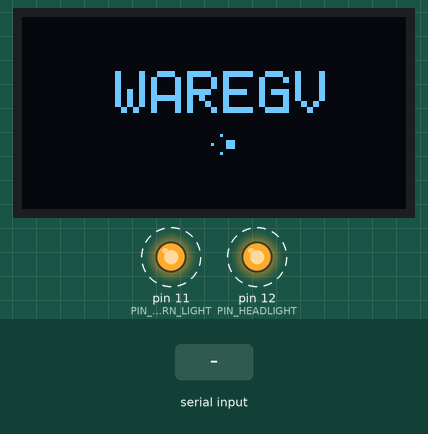
This sketch was run on a simulated Arduino Uno, built with avr-gcc and run on an emulated ATmega328P. Parts: 128×64 one-colour display, output pins drawn as LEDs (lit = HIGH). Wiring (inferred from the names in the program): SSD1306 OLED at I2C address 0x3C. Dashed ring = blinking. Inputs (shaded band) come from the test bench. What the sketch prints to the serial monitor is not drawn.

Above: at 0.18 s.
At 0.89 s:
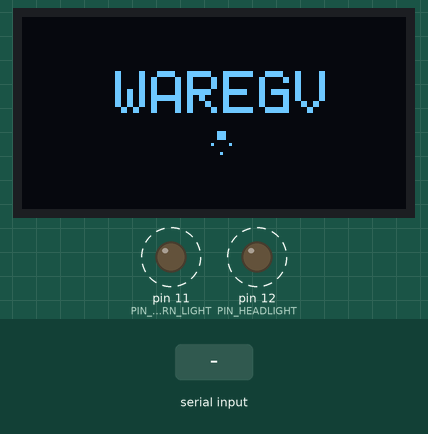
1.3 s: "OFF\n" received over Serial
At 1.63 s:
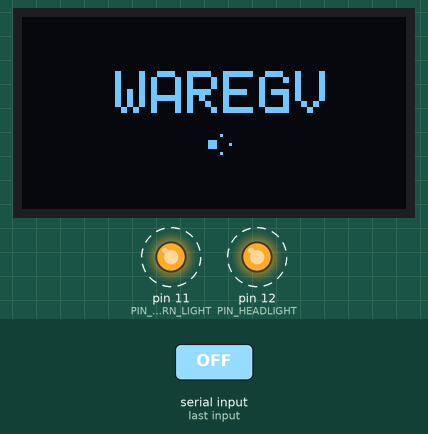
Timing chart, 0 to 9.0 s (numbered marks = the images above; inputs shaded):
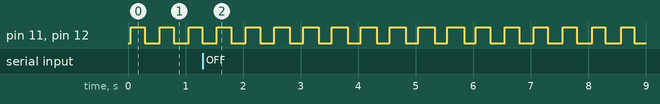

Measured:
- by itself, pin 11 (PIN_WARN_LIGHT), pin 12 (PIN_HEADLIGHT): alternates HIGH for 0.26 s and LOW for 0.24 s

The sketch:

waregv_qt.ino
```cpp
#include <Wire.h>
#include <avr/pgmspace.h>
#include <string.h>

#define OLED_ADDR       0x3C
#define OLED_WIDTH      128
#define OLED_HEIGHT     64
#define OLED_PAGES      8
#define OLED_OFFSET     2

// 5x7 Font (unchanged)
const uint8_t PROGMEM FONT[][5] = {
  {0x00,0x00,0x00,0x00,0x00},{0x00,0x00,0x5F,0x00,0x00},{0x00,0x07,0x00,0x07,0x00},{0x14,0x7F,0x14,0x7F,0x14},
  {0x24,0x2A,0x7F,0x2A,0x12},{0x23,0x13,0x08,0x64,0x62},{0x36,0x49,0x55,0x22,0x50},{0x00,0x05,0x03,0x00,0x00},
  {0x00,0x1C,0x22,0x41,0x00},{0x00,0x41,0x22,0x1C,0x00},{0x14,0x08,0x3E,0x08,0x14},{0x08,0x08,0x3E,0x08,0x08},
  {0x00,0x50,0x30,0x00,0x00},{0x08,0x08,0x08,0x08,0x08},{0x00,0x60,0x60,0x00,0x00},{0x20,0x10,0x08,0x04,0x02},
  {0x3E,0x51,0x49,0x45,0x3E},{0x00,0x42,0x7F,0x40,0x00},{0x42,0x61,0x51,0x49,0x46},{0x21,0x41,0x45,0x4B,0x31},
  {0x18,0x14,0x12,0x7F,0x10},{0x27,0x45,0x45,0x45,0x39},{0x3C,0x4A,0x49,0x49,0x30},{0x01,0x71,0x09,0x05,0x03},
  {0x36,0x49,0x49,0x49,0x36},{0x06,0x49,0x49,0x29,0x1E},{0x00,0x36,0x36,0x00,0x00},{0x00,0x56,0x36,0x00,0x00},
  {0x08,0x14,0x22,0x41,0x00},{0x14,0x14,0x14,0x14,0x14},{0x00,0x41,0x22,0x14,0x08},{0x02,0x01,0x51,0x09,0x06},
  {0x32,0x49,0x79,0x41,0x3E},{0x7E,0x11,0x11,0x11,0x7E},{0x7F,0x49,0x49,0x49,0x36},{0x3E,0x41,0x41,0x41,0x22},
  {0x7F,0x41,0x41,0x22,0x1C},{0x7F,0x49,0x49,0x49,0x41},{0x7F,0x09,0x09,0x09,0x01},{0x3E,0x41,0x49,0x49,0x7A},
  {0x7F,0x08,0x08,0x08,0x7F},{0x00,0x41,0x7F,0x41,0x00},{0x20,0x40,0x41,0x3F,0x01},{0x7F,0x08,0x14,0x22,0x41},
  {0x7F,0x40,0x40,0x40,0x40},{0x7F,0x02,0x0C,0x02,0x7F},{0x7F,0x04,0x08,0x10,0x7F},{0x3E,0x41,0x41,0x41,0x3E},
  {0x7F,0x09,0x09,0x09,0x06},{0x3E,0x41,0x51,0x21,0x5E},{0x7F,0x09,0x19,0x29,0x46},{0x46,0x49,0x49,0x49,0x31},
  {0x01,0x01,0x7F,0x01,0x01},{0x3F,0x40,0x40,0x40,0x3F},{0x1F,0x20,0x40,0x20,0x1F},{0x3F,0x40,0x38,0x40,0x3F},
  {0x63,0x14,0x08,0x14,0x63},{0x07,0x08,0x70,0x08,0x07},{0x61,0x51,0x49,0x45,0x43},{0x00,0x7F,0x41,0x41,0x00},
  {0x02,0x04,0x08,0x10,0x20},{0x00,0x41,0x41,0x7F,0x00},{0x04,0x02,0x01,0x02,0x04},{0x40,0x40,0x40,0x40,0x40}
};

enum ActionType { ACTION_NONE, ACTION_LOADER, ACTION_SPINNER };

#define PIN_WARN_LIGHT  11
#define PIN_HEADLIGHT   12

enum LedMode : uint8_t {
  LED_OFF, LED_ON, LED_BLINK_2HZ, LED_BLINK_5HZ, LED_PULSE_3, LED_PULSE_5
};

#define PULSE_ON_MS     100
#define PULSE_OFF_MS    100
#define PULSE_PAUSE_MS  1000

struct Led {
  uint8_t pin;
  LedMode mode;
  unsigned long modeStart;

  void begin(uint8_t p) {
    pin = p;
    pinMode(pin, OUTPUT);
    setMode(LED_OFF);
  }

  void setMode(LedMode m) {
    mode = m;
    modeStart = millis();
  }

  void update() {
    unsigned long t = millis() - modeStart;
    bool on = false;
    switch (mode) {
      case LED_OFF:       on = false; break;
      case LED_ON:        on = true;  break;
      case LED_BLINK_2HZ: on = (t % 500) < 250; break;
      case LED_BLINK_5HZ: on = (t % 200) < 100; break;
      case LED_PULSE_3:
      case LED_PULSE_5: {
        uint8_t n = (mode == LED_PULSE_3) ? 3 : 5;
        const unsigned long flash = PULSE_ON_MS + PULSE_OFF_MS;
        unsigned long period = n * flash + PULSE_PAUSE_MS;
        unsigned long pt = t % period;
        on = (pt < n * flash) && ((pt % flash) < PULSE_ON_MS);
        break;
      }
    }
    digitalWrite(pin, on ? HIGH : LOW);
  }
};

Led warnLight, headlight;

class Display {
private:
  uint8_t buffer[1024];

  void cmd(uint8_t c) {
    Wire.beginTransmission(OLED_ADDR);
    Wire.write(0x00);
    Wire.write(c);
    Wire.endTransmission();
  }

  void cmd2(uint8_t c, uint8_t v) {
    Wire.beginTransmission(OLED_ADDR);
    Wire.write(0x00); Wire.write(c); Wire.write(v);
    Wire.endTransmission();
  }

public:
  void begin() {
    Wire.begin();
    Wire.setClock(400000UL);
    cmd(0xAE); cmd2(0xD5, 0x80); cmd2(0xA8, 0x3F); cmd2(0xD3, 0x00);
    cmd(0x40); cmd2(0x8D, 0x14); cmd2(0x20, 0x02); cmd(0xA1);
    cmd(0xC8); cmd2(0xDA, 0x12); cmd2(0x81, 0x8F); cmd(0xAF);
    clear();
    display();
  }

  void clear() { memset(buffer, 0, 1024); }

  void pixel(int16_t x, int16_t y) {
    if (x >= 0 && x < OLED_WIDTH && y >= 0 && y < OLED_HEIGHT)
      buffer[x + (y >> 3) * OLED_WIDTH] |= (1 << (y & 7));
  }

  void clearPixel(int16_t x, int16_t y) {
    if (x >= 0 && x < OLED_WIDTH && y >= 0 && y < OLED_HEIGHT)
      buffer[x + (y >> 3) * OLED_WIDTH] &= ~(1 << (y & 7));
  }

  void fillRect(int16_t x, int16_t y, int16_t w, int16_t h) {
    for (int16_t i = 0; i < w; i++)
      for (int16_t j = 0; j < h; j++) pixel(x + i, y + j);
  }

  void clearRect(int16_t x, int16_t y, int16_t w, int16_t h) {
    for (int16_t i = 0; i < w; i++)
      for (int16_t j = 0; j < h; j++) clearPixel(x + i, y + j);
  }

  void fillRoundRect(int16_t x, int16_t y, int16_t w, int16_t h) {
    fillRect(x, y, w, h);
    clearPixel(x,         y);
    clearPixel(x + w - 1, y);
    clearPixel(x,         y + h - 1);
    clearPixel(x + w - 1, y + h - 1);
  }

  void drawTextInv(int16_t x, int16_t y, const char *str, uint8_t scale, bool on) {
    while (*str) {
      char c = *str;
      if (c >= 'a' && c <= 'z') c -= 32;
      if (c >= 32 && c <= 95) {
        uint8_t idx = c - 32;
        for (uint8_t col = 0; col < 5; col++) {
          uint8_t b = pgm_read_byte(&FONT[idx][col]);
          for (uint8_t row = 0; row < 7; row++) {
            if (b & (1 << row)) {
              if (on) {
                if (scale == 1) pixel(x + col, y + row);
                else fillRect(x + col * scale, y + row * scale, scale, scale);
              } else {
                if (scale == 1) clearPixel(x + col, y + row);
                else clearRect(x + col * scale, y + row * scale, scale, scale);
              }
            }
          }
        }
      }
      x += 6 * scale;
      str++;
    }
  }

  void drawText(int16_t x, int16_t y, const char *str, uint8_t scale) {
    drawTextInv(x, y, str, scale, true);
  }

  void display() {
    for (uint8_t p = 0; p < OLED_PAGES; p++) {
      cmd(0xB0 | p);
      cmd(0x00 | (OLED_OFFSET & 0x0F));
      cmd(0x10 | (OLED_OFFSET >> 4));
      uint16_t idx = p * OLED_WIDTH;
      for (uint8_t c = 0; c < OLED_WIDTH; c += 16) {
        Wire.beginTransmission(OLED_ADDR);
        Wire.write(0x40);
        for (uint8_t i = 0; i < 16; i++) Wire.write(buffer[idx + c + i]);
        Wire.endTransmission();
      }
    }
  }
};

Display oled;

char title[16]    = "";
char subtitle[20] = "";
char ipText[13]   = "";
ActionType action = ACTION_NONE;
uint8_t animStep = 0;
unsigned long lastAnim = 0;
bool uiDirty = true; // Prevents I2C lockups by only rendering when needed

char rxBuffer[160];
uint8_t rxIdx = 0;

#define TAG_H      11
#define TAG_PAD_X   4
#define TAG_TOP_Y   2

bool extractJsonVal(const char *json, const char *key, char *out, uint8_t maxLen) {
  char pat[20];
  pat[0] = '"';
  uint8_t i = 1;
  while (key[i-1] && i < sizeof(pat) - 2) {
    pat[i] = key[i-1];
    i++;
  }
  pat[i++] = '"';
  pat[i]   = '\0';

  const char *p = strstr(json, pat);
  if (!p) return false;
  p = strchr(p + i, ':');
  if (!p) return false;
  p++;
  while (*p == ' ' || *p == '"') p++;

  // FIX: Only zero out the buffer if the key was ACTUALLY found
  out[0] = '\0';
  uint8_t j = 0;
  while (*p && *p != '"' && *p != ',' && *p != '}' && j < maxLen - 1) {
    out[j++] = *p++;
  }
  out[j] = '\0';
  return true;
}

bool parseIpToDigits(const char *v, char *out) {
  uint8_t octet[4];
  const char *p = v;
  for (uint8_t i = 0; i < 4; i++) {
    if (*p < '0' || *p > '9') return false;
    uint16_t n = 0;
    uint8_t  digits = 0;
    while (*p >= '0' && *p <= '9') {
      n = n * 10 + (*p - '0');
      if (++digits > 3 || n > 255) return false;
      p++;
    }
    octet[i] = (uint8_t)n;
    if (i < 3) {
      if (*p != '.') return false;
      p++;
    }
  }
  if (*p != '\0') return false;
  snprintf(out, 13, "%03u%03u%03u%03u", octet[0], octet[1], octet[2], octet[3]);
  return true;
}

bool parseLedMode(const char *v, LedMode &m) {
  if      (!strcmp(v, "OFF")       || !strcmp(v, "0")) m = LED_OFF;
  else if (!strcmp(v, "ON")        || !strcmp(v, "1")) m = LED_ON;
  else if (!strcmp(v, "BLINK_2HZ") || !strcmp(v, "2")) m = LED_BLINK_2HZ;
  else if (!strcmp(v, "BLINK_5HZ") || !strcmp(v, "3")) m = LED_BLINK_5HZ;
  else if (!strcmp(v, "PULSE_3")   || !strcmp(v, "4")) m = LED_PULSE_3;
  else if (!strcmp(v, "PULSE_5")   || !strcmp(v, "5")) m = LED_PULSE_5;
  else return false;
  return true;
}

void parseJson(const char *json) {
  extractJsonVal(json, "title", title, sizeof(title));
  extractJsonVal(json, "subtitle", subtitle, sizeof(subtitle));

  char ipVal[16];
  if (extractJsonVal(json, "ip", ipVal, sizeof(ipVal))) {
    char packed[13];
    if (parseIpToDigits(ipVal, packed)) {
      strcpy(ipText, packed);
    } else {
      ipText[0] = '\0';
    }
  }

  char val[12];
  if (extractJsonVal(json, "action", val, sizeof(val))) {
    if (!strcmp(val, "loader") || !strcmp(val, "bar")) action = ACTION_LOADER;
    else if (!strcmp(val, "spinner")) action = ACTION_SPINNER;
    else action = ACTION_NONE;
  }

  LedMode m;
  if (extractJsonVal(json, "warn_light_mode", val, sizeof(val)) && parseLedMode(val, m))
    warnLight.setMode(m);
  if (extractJsonVal(json, "headlight_mode", val, sizeof(val)) && parseLedMode(val, m))
    headlight.setMode(m);
}

void renderUI() {
  oled.clear();

  bool hasTitle  = title[0] != '\0';
  bool hasSub    = subtitle[0] != '\0';
  bool hasIp     = ipText[0] != '\0';
  bool hasAction = (action != ACTION_NONE);

  if (hasIp) {
    uint8_t textW = strlen(ipText) * 6 - 1;
    int16_t tagW  = textW + TAG_PAD_X * 2;
    int16_t tagX  = (OLED_WIDTH - tagW) / 2;
    int16_t tagY  = TAG_TOP_Y;

    oled.fillRoundRect(tagX, tagY, tagW, TAG_H);

    int16_t textY = tagY + (TAG_H - 7) / 2;
    oled.drawTextInv(tagX + TAG_PAD_X, textY, ipText, 1, false);
  }

  uint8_t topReserve = hasIp ? (TAG_TOP_Y + TAG_H + 4) : 0;
  uint8_t availH     = OLED_HEIGHT - topReserve;

  uint8_t hTitle = hasTitle  ? 14 : 0;
  uint8_t hSub   = hasSub    ?  7 : 0;
  uint8_t hAct   = hasAction ?  8 : 0;

  uint8_t count   = (hasTitle?1:0) + (hasSub?1:0) + (hasAction?1:0);
  uint8_t spacing = (count > 1) ? 6 : 0;
  uint8_t totalH  = hTitle + hSub + hAct
                  + ((count > 1) ? (count - 1) * spacing : 0);

  int16_t currentY = topReserve + (availH - totalH) / 2;

  if (hasTitle) {
    int16_t x = (OLED_WIDTH - (strlen(title) * 12 - 2)) / 2;
    oled.drawText(x < 0 ? 0 : x, currentY, title, 2);
    currentY += hTitle + spacing;
  }

  if (hasSub) {
    int16_t x = (OLED_WIDTH - (strlen(subtitle) * 6 - 1)) / 2;
    oled.drawText(x < 0 ? 0 : x, currentY, subtitle, 1);
    currentY += hSub + spacing;
  }

  if (hasAction) {
    if (action == ACTION_LOADER) {
      int16_t barW = 60, barH = 6;
      int16_t barX = (OLED_WIDTH - barW) / 2;
      for (int i = 0; i < barW; i++) {
        oled.pixel(barX + i, currentY);
        oled.pixel(barX + i, currentY + barH - 1);
      }
      for (int i = 0; i < barH; i++) {
        oled.pixel(barX, currentY + i);
        oled.pixel(barX + barW - 1, currentY + i);
      }
      uint8_t fillW = (animStep % 10) * (barW - 4) / 9;
      oled.fillRect(barX + 2, currentY + 2, fillW, barH - 4);
    }
    else if (action == ACTION_SPINNER) {
      int16_t cx = OLED_WIDTH / 2;
      int16_t cy = currentY + 4;
      const int8_t dots[4][2] = {{0, -3}, {3, 0}, {0, 3}, {-3, 0}};
      for (uint8_t i = 0; i < 4; i++) {
        if (i == (animStep % 4)) {
          oled.fillRect(cx + dots[i][0] - 1, cy + dots[i][1] - 1, 3, 3);
        } else {
          oled.pixel(cx + dots[i][0], cy + dots[i][1]);
        }
      }
    }
  }

  oled.display();
}

void setup() {
  Serial.begin(115200);
  oled.begin();
  warnLight.begin(PIN_WARN_LIGHT);
  headlight.begin(PIN_HEADLIGHT);

  warnLight.setMode(LED_BLINK_2HZ);
  headlight.setMode(LED_BLINK_2HZ);

  strcpy(title, "WareGV");
  action = ACTION_SPINNER;
}

void loop() {
  while (Serial.available()) {
    char c = Serial.read();
    if (c == '\n' || c == '\r') {
      if (rxIdx > 0) {
        rxBuffer[rxIdx] = '\0';
        parseJson(rxBuffer);

        uiDirty = true; // State changed, mark UI for rendering

        Serial.print(F("RX["));
        Serial.print(rxIdx);
        Serial.print(F("] warn="));
        Serial.print(warnLight.mode);
        Serial.print(F(" head="));
        Serial.println(headlight.mode);
        rxIdx = 0;
      }
    } else if (rxIdx < sizeof(rxBuffer) - 1) {
      rxBuffer[rxIdx++] = c;
    }
  }

  warnLight.update();
  headlight.update();

  if (millis() - lastAnim > 100) {
    lastAnim = millis();
    animStep++;
    // Only constantly mark the UI dirty if an animation is actually running
    if (action != ACTION_NONE) {
      uiDirty = true;
    }
  }

  // Render outside the timer if data changed, to prevent I2C lockups
  if (uiDirty) {
    renderUI();
    uiDirty = false;
  }
}
```
